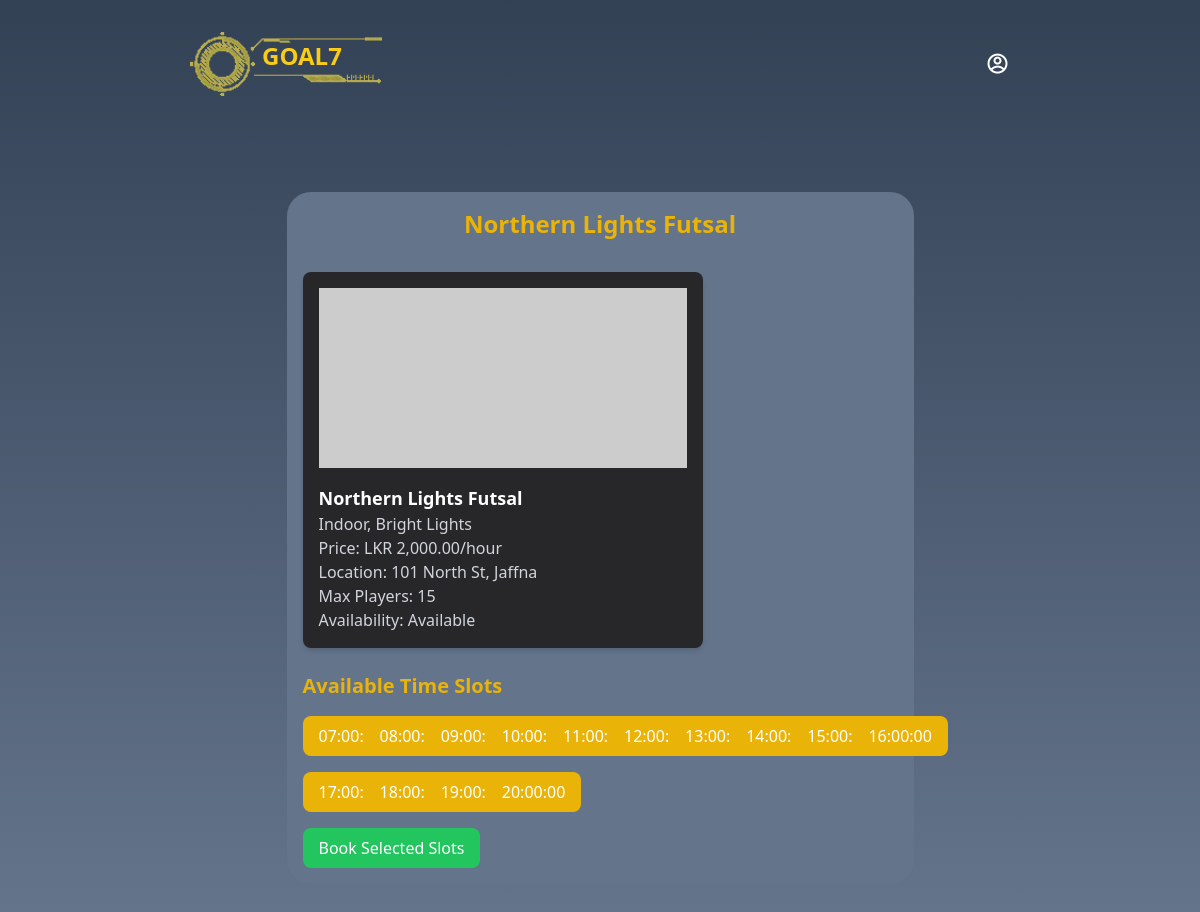
/view_futsal_court.php?id=4, run on the app's committed database.
### tables this page shows
CREATE TABLE `futsal_courts` (
  `id` int(11) NOT NULL,
  `name` varchar(255) NOT NULL,
  `location` text NOT NULL,
  `image` text DEFAULT NULL,
  `features` text DEFAULT NULL,
  `price_per_hour` float NOT NULL,
  `max_players` int(11) NOT NULL,
  `availability_status` tinyint(1) DEFAULT 1,
  `owner_id` int(11) DEFAULT NULL,
  `area_id` int(11) NOT NULL,
  `start_hour` time NOT NULL,
  `end_hour` time NOT NULL,
  `created_at` timestamp NOT NULL DEFAULT current_timestamp(),
  `start_date` date DEFAULT NULL,
  `end_date` date DEFAULT NULL
);

CREATE TABLE `futsal_court_slots` (
  `id` int(11) NOT NULL,
  `futsal_court_id` int(11) DEFAULT NULL,
  `slot_hour` time NOT NULL,
  `is_booked` tinyint(1) DEFAULT 0,
  `booked_by` varchar(50) DEFAULT NULL,
  `created_at` timestamp NOT NULL DEFAULT current_timestamp(),
  `payment_id` varchar(255) DEFAULT NULL,
  `slot_date` date DEFAULT NULL
);

### view_futsal_court.php (the view, shortened to what this page needs)
<?php
include('./includes/header.php');
include('./includes/nav.php');
include('./fun/db.php');
if (isset($_GET['id'])) {
    $futsalId = $_GET['id'];
    $futsalQuery = "SELECT * FROM futsal_courts WHERE id = ?";
    $stmt = $conn->prepare($futsalQuery);
    $stmt->bind_param("i", $futsalId);
    $stmt->execute();
    $futsalResult = $stmt->get_result();
    $futsal = $futsalResult->fetch_assoc();
    $slotQuery = "SELECT * FROM futsal_court_slots WHERE futsal_court_id = ?";
    $stmt = $conn->prepare($slotQuery);
    $stmt->bind_param("i", $futsalId);
    $stmt->execute();
    $slotsResult = $stmt->get_result();
}
?>
<main class="w-full h-auto flex justify-center p-4">
    <section class="bg-slate-500 rounded-3xl md:w-3/4 w-full h-full p-4">
        <h2 class="text-2xl font-bold text-yellow-500 mb-8 text-center"><?= htmlspecialchars($futsal['name']); ?></h2>
        <div class="bg-zinc-800 rounded-lg overflow-hidden shadow-md p-4 md:w-[400px]">
            <img src="<?= $futsal['image']; ?>" alt="Futsal Court" class="w-full h-[180px] object-cover">
            <h3 class="font-bold text-lg mt-4"><?= htmlspecialchars($futsal['name']); ?></h3>
            <p class="text-gray-300"><?= htmlspecialchars($futsal['features']); ?></p>
            <p class="text-gray-300">Price: LKR <?= number_format($futsal['price_per_hour'], 2); ?>/hour</p>
            <p class="text-gray-300">Location: <?= htmlspecialchars($futsal['location']); ?></p>
            <p class="text-gray-300">Max Players: <?= htmlspecialchars($futsal['max_players']); ?></p>
            <p class="text-gray-300">Availability: <?= $futsal['availability_status'] ? 'Available' : 'Not Available'; ?></p>
        </div>
        <h3 class="text-xl font-bold text-yellow-500 mt-6">Available Time Slots</h3>
        <div id="slots" class="grid md:grid-cols-10 grid-cols-3 gap-4 mt-4">
            <?php while ($slot = $slotsResult->fetch_assoc()) { ?>
                <div class="flex items-center space-x-2">
                    <?php if ($slot['is_booked'] == 1) { ?>
                        <button class="bg-gray-400 text-white py-2 px-4 rounded-lg cursor-not-allowed" disabled>
                            <?= htmlspecialchars($slot['slot_hour']); ?>
                        </button>
                    <?php } else { ?>
                        <button class="bg-yellow-500 text-white py-2 px-4 rounded-lg hover:bg-yellow-600" data-slot-id="<?= $slot['id']; ?>" data-futsal-id="<?= $futsal['id']; ?>" data-slot-hour="<?= htmlspecialchars($slot['slot_hour']); ?>" onclick="selectSlot(this)">
                            <?= htmlspecialchars($slot['slot_hour']); ?>
                        </button>
                    <?php } ?>
                </div>
            <?php } ?>
        </div>
        <div class="mt-4">
            <button id="book-btn" class="bg-green-500 text-white py-2 px-4 rounded-lg hover:bg-yellow-600" onclick="showConfirmationModal()">
                Book Selected Slots
            </button>
        </div>
    </section>
</main>

### data on the page
futsal_courts: name "Northern Lights Futsal", features "Indoor, Bright Lights", price_per_hour "2,000.00", location "101 North St, Jaffna", max_players "15"
futsal_court_slots: slot_hour "07:00:00"
futsal_court_slots: slot_hour "08:00:00"
futsal_court_slots: slot_hour "09:00:00"
futsal_court_slots: slot_hour "10:00:00"
futsal_court_slots: slot_hour "11:00:00"
futsal_court_slots: slot_hour "12:00:00"
futsal_court_slots: slot_hour "13:00:00"
futsal_court_slots: slot_hour "14:00:00"
futsal_court_slots: slot_hour "15:00:00"
futsal_court_slots: slot_hour "16:00:00"
futsal_court_slots: slot_hour "17:00:00"
futsal_court_slots: slot_hour "18:00:00"
futsal_court_slots: slot_hour "19:00:00"
futsal_court_slots: slot_hour "20:00:00"
